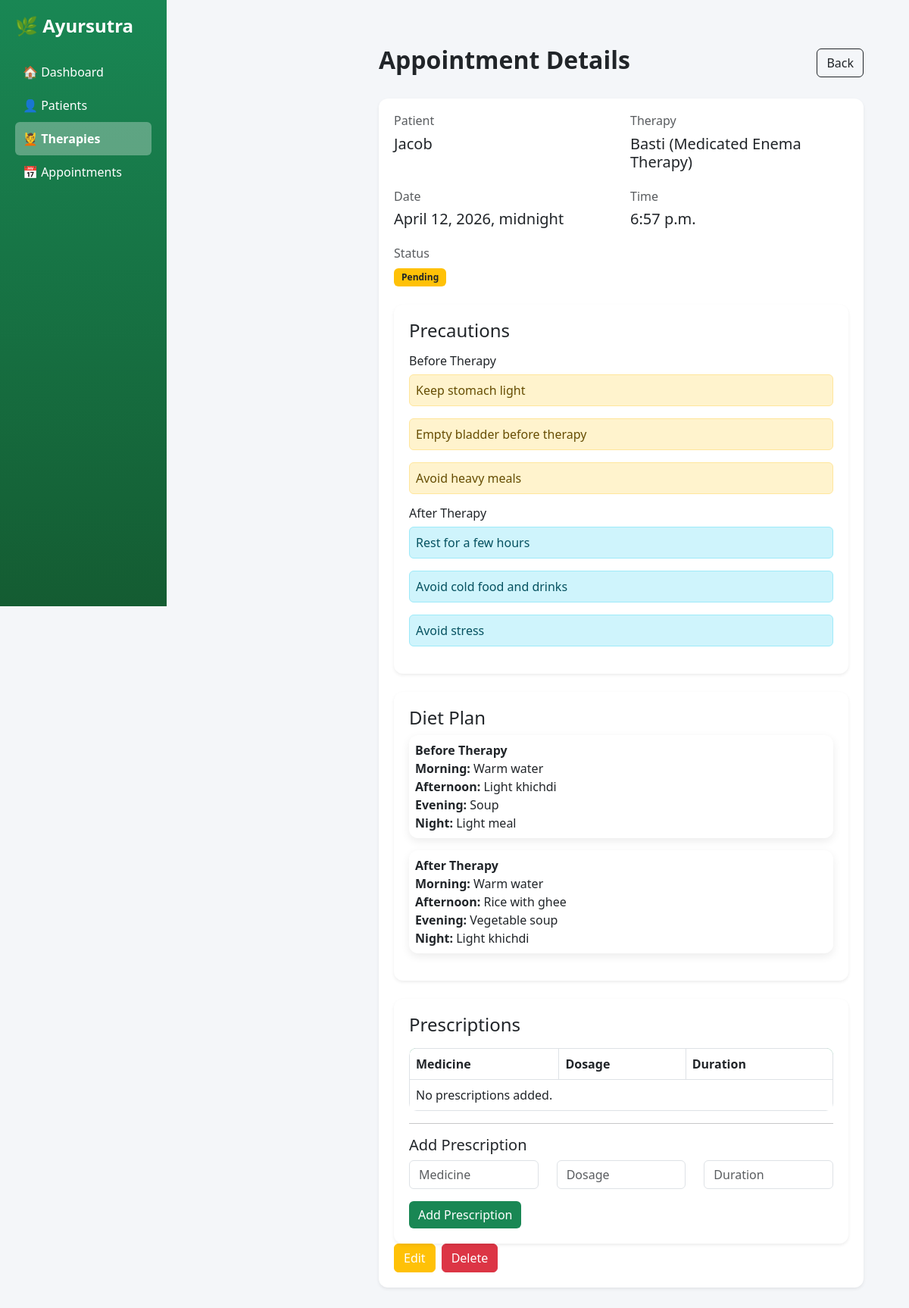
/therapies/28/, run on the app's committed database.
### therapies/models.py (models this page shows, shortened)
class Appointment(models.Model):
    STATUS_CHOICES = [
        ('PENDING', 'Pending'),
        ('COMPLETED', 'Completed'),
        ('CANCELLED', 'Cancelled'),
    ]
    patient = models.ForeignKey(Patient, on_delete=models.CASCADE, related_name="therapy_appointments")
    therapy = models.ForeignKey(Therapy, on_delete=models.CASCADE)
    date = models.DateTimeField()
    time = models.TimeField()
    status = models.CharField(
        max_length=10,
        choices=STATUS_CHOICES,
        default='PENDING'
    )
    doctor_notes = models.TextField(blank=True, null=True)

class Therapy(models.Model):
    therapy_name = models.CharField(max_length=100)
    duration = models.IntegerField(help_text="Duration in minutes")
    description = models.TextField()
    precautions = models.TextField(blank=True)
    def __str__(self):
        return self.therapy_name

class Precaution(models.Model):
    PRE_POST_CHOICES = (
        ('before', 'Before Therapy'),
        ('after', 'After Therapy'),
    )
    appointment = models.ForeignKey(
        'Appointment',
        on_delete=models.CASCADE,
        related_name='precautions'
    )
    type = models.CharField(
        max_length=10,
        choices=PRE_POST_CHOICES
    )
    text = models.TextField()

class DietPlan(models.Model):
    PRE_POST_CHOICES = (
        ('before', 'Before Therapy'),
        ('after', 'After Therapy'),
    )
    appointment = models.ForeignKey('Appointment', on_delete=models.CASCADE)
    type = models.CharField(max_length=10, choices=PRE_POST_CHOICES)
    morning = models.TextField(blank=True, null=True)
    afternoon = models.TextField(blank=True, null=True)
    evening = models.TextField(blank=True, null=True)
    night = models.TextField(blank=True, null=True)

### patients/models.py (models this page shows, shortened)
class Patient(models.Model):
    GENDER_CHOICES = [
        ('Male', 'Male'),
        ('Female', 'Female'),
        ('Prefer not to say', 'Prefer not to say'),
    ]
    name = models.CharField(max_length=100)
    age = models.IntegerField()
    gender = models.CharField(max_length=25, choices=GENDER_CHOICES)
    phone = models.CharField(max_length=10, validators=[phone_validator])
    user = models.OneToOneField(User, on_delete=models.CASCADE, related_name='patient')
    name = models.CharField(max_length=100)
    phone = models.CharField(max_length=15)
    email = models.EmailField(blank=True, null=True)
    def __str__(self):
        return self.name

### therapies/views.py (the view, shortened to what this page needs)
# urls.py: path('<int:pk>/', views.appointment_detail, name='appointment_detail'),
def appointment_detail(request, pk):
    appointment = get_object_or_404(Appointment, pk=pk)
    appointments = Appointment.objects.filter(
        patient=appointment.patient
    ).exclude(id=appointment.id)
    past_prescriptions = Prescription.objects.filter(
        appointment__in=appointments
    )
    precautions = Precaution.objects.filter(appointment=appointment)
    diets = DietPlan.objects.filter(appointment=appointment)
    prescriptions = appointment.prescriptions.all()  # ✅ IMPORTANT
    return render(request, "therapies/appointment_detail.html", {
        "appointment": appointment,
        "precautions": precautions,
        "diets": diets,
        "prescriptions": prescriptions,
        "past_prescriptions": past_prescriptions,
    })

### templates/therapies/appointment_detail.html (shortened to what this page needs)
{% extends 'base.html' %}
{% block content %}
<div class="main-content">
    <div class="d-flex justify-content-between align-items-center mb-4">
        <h2>Appointment Details</h2>
        <a href="{% url 'appointments' %}" class="btn btn-outline-dark">Back</a>
    </div>
    <div class="card shadow-sm">
        <div class="card-body">
            <div class="row mb-3">
                <div class="col-md-6">
                    <h6 class="text-muted">Patient</h6>
                    <h5>{{ appointment.patient }}</h5>
                </div>
                <div class="col-md-6">
                    <h6 class="text-muted">Therapy</h6>
                    <h5>{{ appointment.therapy }}</h5>
                </div>
            </div>
            <div class="row mb-3">
                <div class="col-md-6">
                    <h6 class="text-muted">Date</h6>
                    <h5>{{ appointment.date }}</h5>
                </div>
                <div class="col-md-6">
                    <h6 class="text-muted">Time</h6>
                    <h5>{{ appointment.time }}</h5>
                </div>
            </div>
            <div class="row mb-4">
                <div class="col-md-6">
                    <h6 class="text-muted">Status</h6>
                    {% if appointment.status == "PENDING" %}
                        <span class="badge bg-warning text-dark">Pending</span>
                    {% elif appointment.status == "COMPLETED" %}
                        <span class="badge bg-success">Completed</span>
                    {% else %}
                        <span class="badge bg-danger">Cancelled</span>
                    {% endif %}
                </div>
            </div>
            <div class="card shadow-sm mt-4">
                <div class="card-body">
                    <h4>Precautions</h4>
                    <h6 class="mt-3">Before Therapy</h6>
                    {% for p in precautions %}
                        {% if p.type == "before" %}
                            <div class="alert alert-warning p-2">{{ p.text }}</div>
                        {% endif %}
                    {% empty %}
                        <p>No precautions.</p>
                    {% endfor %}
                    <h6 class="mt-3">After Therapy</h6>
                    {% for p in precautions %}
                        {% if p.type == "after" %}
                            <div class="alert alert-info p-2">{{ p.text }}</div>
                        {% endif %}
                    {% endfor %}
                </div>
            </div>
            <div class="card shadow-sm mt-4">
                <div class="card-body">
                    <h4>Diet Plan</h4>
                    {% for d in diets %}
                        <div class="card p-2 mb-3">
                            <strong>{{ d.type|title }} Therapy</strong>
                            <div><b>Morning:</b> {{ d.morning }}</div>
                            <div><b>Afternoon:</b> {{ d.afternoon }}</div>
                            <div><b>Evening:</b> {{ d.evening }}</div>
                            <div><b>Night:</b> {{ d.night }}</div>
                        </div>
                    {% empty %}
                        <p>No diet plan available.</p>
                    {% endfor %}
                </div>
            </div>
            <div class="card shadow-sm mt-4">
                <div class="card-body">
                    <h4>Prescriptions</h4>
                    <table class="table table-bordered mt-3">
                        <thead>
                            <tr>
                                <th>Medicine</th>
                                <th>Dosage</th>
                                <th>Duration</th>
                            </tr>
                        </thead>
                        <tbody>
                            {% for p in prescriptions %}
                            <tr>
                                <td>{{ p.medicine_name }}</td>
                                <td>{{ p.dosage }}</td>
                                <td>{{ p.duration }}</td>
                            </tr>
                            {% empty %}
                            <tr>
                                <td colspan="3">No prescriptions added.</td>
                            </tr>
                            {% endfor %}
                        </tbody>
                    </table>
                    <hr>
                    <h5>Add Prescription</h5>
                    <form method="POST">
                        <div class="row">
                            <div class="col-md-4">
                                <input type="text" name="medicine" placeholder="Medicine"
                                    class="form-control" required>
                            </div>
                            <div class="col-md-4">
                                <input type="text" name="dosage" placeholder="Dosage"
                                    class="form-control" required>
                            </div>
                            <div class="col-md-4">
                                <input type="text" name="duration" placeholder="Duration"
                                    class="form-control" required>
                            </div>
                        </div>
                        <button type="submit" class="btn btn-success mt-3">
                            Add Prescription
                        </button>
                    </form>
                </div>
            </div>
            <div class="d-flex gap-2">
                <a href="{% url 'appointment_edit' appointment.id %}" class="btn btn-warning">Edit</a>
                <form method="POST" action="{% url 'appointment_delete' appointment.id %}" class="d-inline">
                    <button type="submit" class="btn btn-danger"
                            onclick="return confirm('Are you sure you want to delete this appointment?');">
                        Delete
                    </button>
                </form>
            </div>
        </div>
    </div>
</div>
{% endblock %}

### patients/static/patients/css/style.css (style rules this page uses)
body { font-family: 'Segoe UI', Tahoma, Geneva, Verdana, sans-serif; background-color: #f4f6f9; margin: 0; }
.main-content { margin-left: 220px; padding: 30px; }
.card { border: none; border-radius: 12px; box-shadow: 0 4px 12px rgba(0,0,0,0.08); }
.card-body { padding: 20px; }
.table { border-radius: 10px; overflow: hidden; }
.table thead { background-color: #198754; color: white; }
.btn { border-radius: 6px; transition: 0.2s ease; }
.btn-success { background-color: #198754; border: none; }
.btn-warning { color: white; }
h2 { font-weight: 600; }
form input, form textarea { border-radius: 6px !important; padding: 8px; }
.card, .btn { transition: all 0.2s ease-in-out; }
.badge { padding: 6px 10px; border-radius: 6px; font-size: 12px; font-weight: 600; }
.main-content { overflow-x: auto; }

### data on the page
Appointment: patient "Jacob", therapy "Basti (Medicated Enema Therapy)", date "April 12, 2026, midnight", time "6:57 p.m."
Precaution: text "Keep stomach light"
Precaution: text "Empty bladder before therapy"
Precaution: text "Avoid heavy meals"
Precaution: text "Rest for a few hours"
Precaution: text "Avoid cold food and drinks"
Precaution: text "Avoid stress"
DietPlan: type "Before", morning "Warm water", afternoon "Light khichdi", evening "Soup", night "Light meal"
DietPlan: type "After", morning "Warm water", afternoon "Rice with ghee", evening "Vegetable soup", night "Light khichdi"
